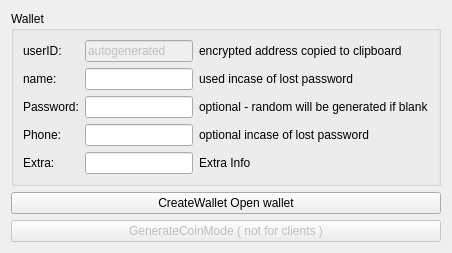
          <widget class="QWidget" name="tab_15">
           <attribute name="title">
            <string>Settings</string>
           </attribute>
           <layout class="QGridLayout" name="gridLayout_32">
            <item row="0" column="0">
             <widget class="QGroupBox" name="groupBox_12">
              <property name="title">
               <string>Wallet</string>
              </property>
              <layout class="QGridLayout" name="gridLayout_31">
               <item row="3" column="0">
                <widget class="QLabel" name="label_344">
                 <property name="text">
                  <string>Phone:</string>
                 </property>
                </widget>
               </item>
               <item row="1" column="2">
                <widget class="QLabel" name="label_47">
                 <property name="text">
                  <string>used incase of lost password</string>
                 </property>
                </widget>
               </item>
               <item row="1" column="1">
                <widget class="QLineEdit" name="lineEditSurname_2">
                 <property name="text">
                  <string/>
                 </property>
                </widget>
               </item>
               <item row="3" column="2">
                <widget class="QLabel" name="label_44">
                 <property name="text">
                  <string>optional incase of lost password</string>
                 </property>
                </widget>
               </item>
               <item row="4" column="0">
                <widget class="QLabel" name="label_40">
                 <property name="text">
                  <string>Extra:</string>
                 </property>
                </widget>
               </item>
               <item row="3" column="1">
                <widget class="QLineEdit" name="lineEditPhone_2">
                 <property name="text">
                  <string/>
                 </property>
                </widget>
               </item>
               <item row="2" column="2">
                <widget class="QLabel" name="label_46">
                 <property name="text">
                  <string>optional - random will be generated if blank</string>
                 </property>
                </widget>
               </item>
               <item row="2" column="0">
                <widget class="QLabel" name="label_2835">
                 <property name="text">
                  <string>Password:</string>
                 </property>
                </widget>
               </item>
               <item row="0" column="2">
                <widget class="QLabel" name="label_41">
                 <property name="text">
                  <string>encrypted address copied to clipboard</string>
                 </property>
                </widget>
               </item>
               <item row="2" column="1">
                <widget class="QLineEdit" name="lineEditPassword_2">
                 <property name="text">
                  <string/>
                 </property>
                </widget>
               </item>
               <item row="4" column="2">
                <widget class="QLabel" name="label_43">
                 <property name="text">
                  <string>Extra Info</string>
                 </property>
                </widget>
               </item>
               <item row="1" column="0">
                <widget class="QLabel" name="label_395">
                 <property name="text">
                  <string>name:</string>
                 </property>
                 <property name="scaledContents">
                  <bool>true</bool>
                 </property>
                </widget>
               </item>
               <item row="4" column="1">
                <widget class="QLineEdit" name="createextra_2">
                 <property name="text">
                  <string/>
                 </property>
                </widget>
               </item>
               <item row="0" column="1">
                <widget class="QLineEdit" name="lineEditName_2">
                 <property name="enabled">
                  <bool>false</bool>
                 </property>
                 <property name="text">
                  <string>autogenerated</string>
                 </property>
                </widget>
               </item>
               <item row="0" column="0">
                <widget class="QLabel" name="label_7">
                 <property name="text">
                  <string>userID:</string>
                 </property>
                 <property name="scaledContents">
                  <bool>true</bool>
                 </property>
                </widget>
               </item>
              </layout>
             </widget>
            </item>
            <item row="1" column="0">
             <widget class="QPushButton" name="CreateWallet">
              <property name="text">
               <string>CreateWallet Open wallet</string>
              </property>
             </widget>
            </item>
            <item row="2" column="0">
             <widget class="QPushButton" name="adminmode">
              <property name="enabled">
               <bool>false</bool>
              </property>
              <property name="text">
               <string>GenerateCoinMode ( not for clients )</string>
              </property>
             </widget>
            </item>
           </layout>
          </widget>
